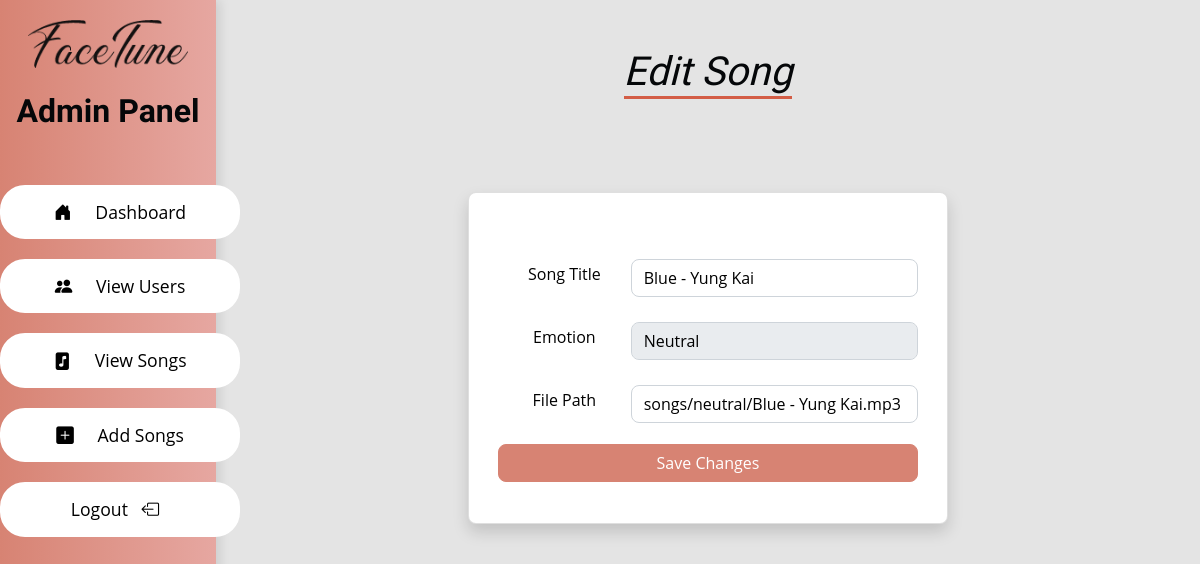
/admin/edit-song/3 (signed in), run on the app's committed database.
### tables this page shows
CREATE TABLE songs (
    id INTEGER PRIMARY KEY AUTOINCREMENT,
    title TEXT NOT NULL,
    emotion TEXT NOT NULL,
    path TEXT NOT NULL
);

### app.py (the view)
@app.route("/admin/edit-song/<int:song_id>", methods=["GET", "POST"])
def edit_song(song_id):
    if session.get("user_type") == "admin":
        conn = sqlite3.connect("musicandface.db")
        conn.row_factory = sqlite3.Row  # This makes rows accessible as dictionaries
        cursor = conn.cursor()
        if request.method == "POST":
            title = request.form["title"]
            emotion = request.form["emotion"]
            path = request.form["path"]  # Add form field for `path`
            try:
                cursor.execute(
                    "UPDATE songs SET title = ?, emotion = ?, path = ? WHERE id = ?",
                    (title, emotion, path, song_id),
                )
                conn.commit()
                flash("Song updated successfully.", "success")
                return redirect(url_for("view_songs"))
            except sqlite3.Error as e:
                flash(f"Error updating song: {e}", "danger")
            finally:
                conn.close()
        else:  # GET request
            cursor.execute("SELECT id, title, emotion, path FROM songs WHERE id = ?", (song_id,))
            song = cursor.fetchone()  # Fetch the specific song as a dictionary
            conn.close()
            if song:
                return render_template("admin/edit-songs.html", song=song)
            else:
                flash("Song not found.", "danger")
                return redirect(url_for("view_songs"))
    else:
        flash("Access denied. Admins only.", "danger")
        return redirect(url_for("login"))

### app.py (called while the page is built)
@app.after_request
def add_cache_control(response):
    response.headers["Cache-Control"] = "no-store, no-cache, must-revalidate, post-check=0, pre-check=0, max-age=0"
    response.headers["Pragma"] = "no-cache"
    response.headers["Expires"] = "0"
    return response

### templates/admin/edit-songs.html (shortened to what this page needs)
<!DOCTYPE html>
<html lang="en">
  <head>
    <link
      rel="stylesheet"
      href="https://cdnjs.cloudflare.com/ajax/libs/bootstrap-icons/1.5.0/font/bootstrap-icons.min.css"
    />
    <link
      rel="stylesheet"
      href="{{ url_for('static', filename='bootstrap.min.css') }}"
    />
    <link
      rel="stylesheet"
      href="{{ url_for('static', filename='admin.css') }}"
    />
  </head>
  <body>
    <div class="sidebar">
      <img
        src="{{ url_for('static', filename='image/logo.png') }}"
        alt="Face Tune"
        class="sidebar-logo"
      />
      <h2 class="py-1 px-3">Admin Panel</h2>
      <a href="{{ url_for('admin_dashboard') }}"
        ><i class="bi bi-house-door-fill"></i>&nbsp;&nbsp;&nbsp;Dashboard</a
      >
      <a href="{{ url_for('view_users') }}"
        ><i class="bi bi-people-fill"></i>&nbsp;&nbsp;&nbsp;View Users</a
      >
      <a href="{{ url_for('view_songs') }}"
        ><i class="bi bi-file-music-fill"></i>&nbsp;&nbsp;&nbsp;View Songs</a
      >
      <a href="{{ url_for('add_songs') }}"
        ><i class="bi bi-plus-square-fill"></i>&nbsp;&nbsp;&nbsp;Add Songs</a
      >
      <a href="../logout"
        >Logout&nbsp;&nbsp;&nbsp;<i class="bi bi-box-arrow-left"></i
      ></a>
    </div>
    <div class="container mt-5">
      <h1 class="subtitle mb-5">Edit Song</h1>
      <div class="row justify-content-center">
        <div
          class="card shadow d-flex justify-content-center align-items-center flex-column mt-5"
          style="min-height: 40vh"
        >
          <div class="card-body">
            <form
              method="POST"
              action="{{ url_for('edit_song', song_id=song['id']) }}"
              onsubmit="return validateForm(event)"
              novalidate
            >
              <div class="form-group d-flex align-items-center">
                <label for="title" class="form-label">Song Title</label>
                <input
                  type="text"
                  class="form-control"
                  id="title"
                  name="title"
                  value="{{ song['title'] }}"
                  required
                  style="color: #000"
                />
              </div>
              <div class="form-group d-flex align-items-center">
                <label for="emotion" class="form-label">Emotion</label>
                <select
                class="form-control"
                id="emotion"
                name="emotion"
                required
                style="color: #000"
              >
                <option value="neutral" {% if song['emotion'] == 'neutral' %}selected{% endif %}>Neutral</option>
              </select>
              </div>
              <div class="form-group d-flex align-items-center">
                <label for="path" class="form-label">File Path</label>
                <input
                  type="text"
                  class="form-control"
                  id="path"
                  name="path"
                  value="{{ song['path'] }}"
                  required
                  style="color: #000"
                />
              </div>
              <button type="submit" class="btn btn-primary w-100 mt-3">
                Save Changes
              </button>
            </form>
          </div>
        </div>
      </div>
    </div>
  </body>
</html>

### static/admin.css (style rules this page uses)
body { display: flex; margin: 0; height: 100vh; background-color: #e4e4e4; color: #000; padding-left: 18vw; }
h2, h5 { font-family: "Lato", sans-serif; }
.sidebar { width: 18vw; background: linear-gradient(to right, #d78373, #e6a7a1); color: #fff; padding: 20px 0; display: flex; flex-direction: column; height: 100vh; box-shadow: 4px 0 10px rgba(0, 0, 0, 0.1); position: fixed; top: 0; left: 0; }
.sidebar h2 { text-align: center; font-size: 2rem; font-family: "Dancing Script", cursive; margin-bottom: 40px; }
.sidebar-logo { width: 160px; margin: 0 auto 20px; display: block; }
.sidebar a { color: black; text-decoration: none; padding: 12px 20px; display: flex; align-items: center; border-radius: 25px; margin-bottom: 15px; font-size: 1.1rem; border: 2px solid white; background-color: white; transition: all 0.3s ease; justify-content: center; width: 240px; margin: 10px auto; }
.sidebar a i { margin-right: 10px; }
.container { text-align: center; }
.subtitle { display: inline-block; text-align: center; position: relative; font-family: "Croissant One", serif; font-weight: 200; font-style: italic; font-size: 40px; margin-bottom: 10px; margin-left: auto; margin-right: auto; }
.subtitle::after { content: ""; display: block; width: 100%; height: 3px; background-color: #d35d46; margin-top: 10px; position: absolute; left: 0; bottom: -3px; }
.card { width: 40vw; padding: 25px; }
.form-group { width: 35vw; margin-top: 25px; margin-bottom: 5px; }
.form-group label { width: 200px; }

### data on the page
songs: title "Blue - Yung Kai", emotion "Neutral", path "songs/neutral/Blue - Yung Kai.mp3"
